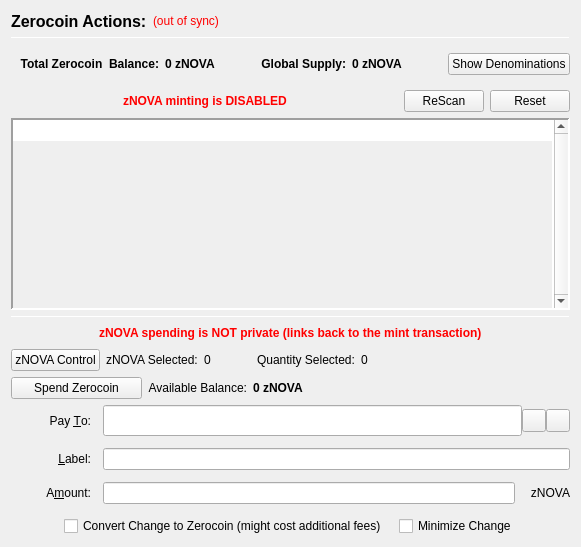
                  <widget class="QFrame" name="verticalFrameLeft">
                   <layout class="QVBoxLayout" name="verticalLayout_2">
                    <item>
                     <layout class="QVBoxLayout" name="verticalLayout_3">
                      <item>
                       <layout class="QHBoxLayout" name="horizontalLayout_3">
                        <item>
                         <widget class="QLabel" name="labelzNOVAActions">
                          <property name="font">
                           <font>
                            <pointsize>12</pointsize>
                            <weight>75</weight>
                            <bold>true</bold>
                           </font>
                          </property>
                          <property name="text">
                           <string>Zerocoin Actions:</string>
                          </property>
                          <property name="alignment">
                           <set>Qt::AlignLeading|Qt::AlignLeft|Qt::AlignVCenter</set>
                          </property>
                         </widget>
                        </item>
                        <item>
                         <widget class="QLabel" name="labelzNOVASyncStatus">
                          <property name="toolTip">
                           <string>The displayed information may be out of date. Your wallet automatically synchronizes with the Novacash network after a connection is established, but this process has not completed yet.</string>
                          </property>
                          <property name="styleSheet">
                           <string notr="true">QLabel { color: red; }</string>
                          </property>
                          <property name="text">
                           <string notr="true">(out of sync)</string>
                          </property>
                          <property name="alignment">
                           <set>Qt::AlignLeading|Qt::AlignLeft|Qt::AlignVCenter</set>
                          </property>
                         </widget>
                        </item>
                        <item>
                         <spacer name="horizontalSpacer">
                          <property name="orientation">
                           <enum>Qt::Horizontal</enum>
                          </property>
                          <property name="sizeHint" stdset="0">
                           <size>
                            <width>40</width>
                            <height>20</height>
                           </size>
                          </property>
                         </spacer>
                        </item>
                       </layout>
                      </item>
                      <item>
                       <widget class="Line" name="lineUpperLeft">
                        <property name="minimumSize">
                         <size>
                          <width>0</width>
                          <height>1</height>
                         </size>
                        </property>
                        <property name="maximumSize">
                         <size>
                          <width>16777215</width>
                          <height>1</height>
                         </size>
                        </property>
                        <property name="frameShadow">
                         <enum>QFrame::Sunken</enum>
                        </property>
                        <property name="orientation">
                         <enum>Qt::Horizontal</enum>
                        </property>
                       </widget>
                      </item>
                      <item>
                       <widget class="QFrame" name="balanceSupplyFrame">
                        <layout class="QHBoxLayout" name="horizontalLayout_2" stretch="0,0,0,1,0">
                         <property name="rightMargin">
                          <number>0</number>
                         </property>
                         <item>
                          <layout class="QHBoxLayout" name="horizontalLayout_34">
                           <item>
                            <widget class="QLabel" name="labelzAvailableText_3">
                             <property name="font">
                              <font>
                               <weight>75</weight>
                               <bold>true</bold>
                              </font>
                             </property>
                             <property name="toolTip">
                              <string>Total Balance including unconfirmed and immature zNOVA</string>
                             </property>
                             <property name="text">
                              <string>Total Zerocoin  Balance:</string>
                             </property>
                             <property name="alignment">
                              <set>Qt::AlignRight|Qt::AlignTrailing|Qt::AlignVCenter</set>
                             </property>
                            </widget>
                           </item>
                           <item>
                            <widget class="QLabel" name="labelzAvailableAmount_4">
                             <property name="minimumSize">
                              <size>
                               <width>40</width>
                               <height>0</height>
                              </size>
                             </property>
                             <property name="font">
                              <font>
                               <weight>75</weight>
                               <bold>true</bold>
                              </font>
                             </property>
                             <property name="toolTip">
                              <string>Total Balance including unconfirmed and immature zNOVA</string>
                             </property>
                             <property name="text">
                              <string>0 zNOVA</string>
                             </property>
                             <property name="alignment">
                              <set>Qt::AlignLeading|Qt::AlignLeft|Qt::AlignVCenter</set>
                             </property>
                            </widget>
                           </item>
                          </layout>
                         </item>
                         <item>
                          <spacer name="horizontalSpacer_32">
                           <property name="orientation">
                            <enum>Qt::Horizontal</enum>
                           </property>
                           <property name="sizeHint" stdset="0">
                            <size>
                             <width>40</width>
                             <height>20</height>
                            </size>
                           </property>
                          </spacer>
                         </item>
                         <item>
                          <layout class="QHBoxLayout" name="horizontalLayout_35">
                           <item>
                            <widget class="QLabel" name="labelZsupplyText_2">
                             <property name="font">
                              <font>
                               <weight>75</weight>
                               <bold>true</bold>
                              </font>
                             </property>
                             <property name="text">
                              <string>Global Supply:</string>
                             </property>
                             <property name="alignment">
                              <set>Qt::AlignRight|Qt::AlignTrailing|Qt::AlignVCenter</set>
                             </property>
                            </widget>
                           </item>
                           <item>
                            <widget class="QLabel" name="labelZsupplyAmount_2">
                             <property name="font">
                              <font>
                               <weight>75</weight>
                               <bold>true</bold>
                              </font>
                             </property>
                             <property name="text">
                              <string>0 zNOVA</string>
                             </property>
                            </widget>
                           </item>
                          </layout>
                         </item>
                         <item>
                          <spacer name="horizontalSpacer_31">
                           <property name="orientation">
                            <enum>Qt::Horizontal</enum>
                           </property>
                           <property name="sizeHint" stdset="0">
                            <size>
                             <width>40</width>
                             <height>20</height>
                            </size>
                           </property>
                          </spacer>
                         </item>
                         <item>
                          <widget class="QPushButton" name="pushButtonShowDenoms">
                           <property name="toolTip">
                            <string>Show zNOVA denominations list</string>
                           </property>
                           <property name="text">
                            <string>Show Denominations</string>
                           </property>
                          </widget>
                         </item>
                        </layout>
                       </widget>
                      </item>
                      <item>
                       <layout class="QHBoxLayout" name="horizontalLayout_4">
                        <item>
                         <spacer name="horizontalSpacer_2">
                          <property name="orientation">
                           <enum>Qt::Horizontal</enum>
                          </property>
                          <property name="sizeHint" stdset="0">
                           <size>
                            <width>40</width>
                            <height>20</height>
                           </size>
                          </property>
                         </spacer>
                        </item>
                        <item>
                         <widget class="QLabel" name="label">
                          <property name="styleSheet">
                           <string notr="true">color: red;
font-weight: bold;</string>
                          </property>
                          <property name="text">
                           <string>zNOVA minting is DISABLED</string>
                          </property>
                         </widget>
                        </item>
                        <item>
                         <spacer name="horizontalSpacer_3">
                          <property name="orientation">
                           <enum>Qt::Horizontal</enum>
                          </property>
                          <property name="sizeHint" stdset="0">
                           <size>
                            <width>40</width>
                            <height>20</height>
                           </size>
                          </property>
                         </spacer>
                        </item>
                        <item>
                         <widget class="QPushButton" name="pushButtonMintReset">
                          <property name="maximumSize">
                           <size>
                            <width>80</width>
                            <height>16777215</height>
                           </size>
                          </property>
                          <property name="toolTip">
                           <string>Rescan the complete blockchain for  Zerocoin mints and their meta-data.</string>
                          </property>
                          <property name="text">
                           <string>ReScan</string>
                          </property>
                         </widget>
                        </item>
                        <item>
                         <widget class="QPushButton" name="pushButtonSpentReset">
                          <property name="maximumSize">
                           <size>
                            <width>80</width>
                            <height>16777215</height>
                           </size>
                          </property>
                          <property name="toolTip">
                           <string>Reset Zerocoin Wallet DB. Deletes transactions that did not make it into the blockchain.</string>
                          </property>
                          <property name="text">
                           <string>Reset</string>
                          </property>
                         </widget>
                        </item>
                       </layout>
                      </item>
                      <item>
                       <widget class="QPlainTextEdit" name="TEMintStatus">
                        <property name="font">
                         <font>
                          <pointsize>8</pointsize>
                         </font>
                        </property>
                        <property name="toolTip">
                         <string>Status and/or Mesages from the last Mint Action.</string>
                        </property>
                        <property name="frameShape">
                         <enum>QFrame::Panel</enum>
                        </property>
                        <property name="frameShadow">
                         <enum>QFrame::Sunken</enum>
                        </property>
                        <property name="lineWidth">
                         <number>2</number>
                        </property>
                        <property name="midLineWidth">
                         <number>2</number>
                        </property>
                        <property name="verticalScrollBarPolicy">
                         <enum>Qt::ScrollBarAlwaysOn</enum>
                        </property>
                        <property name="horizontalScrollBarPolicy">
                         <enum>Qt::ScrollBarAlwaysOff</enum>
                        </property>
                        <property name="readOnly">
                         <bool>true</bool>
                        </property>
                        <property name="plainText">
                         <string notr="true"/>
                        </property>
                        <property name="backgroundVisible">
                         <bool>true</bool>
                        </property>
                       </widget>
                      </item>
                      <item>
                       <widget class="Line" name="line">
                        <property name="minimumSize">
                         <size>
                          <width>0</width>
                          <height>1</height>
                         </size>
                        </property>
                        <property name="maximumSize">
                         <size>
                          <width>16777215</width>
                          <height>1</height>
                         </size>
                        </property>
                        <property name="orientation">
                         <enum>Qt::Horizontal</enum>
                        </property>
                       </widget>
                      </item>
                      <item>
                       <layout class="QHBoxLayout" name="horizontalLayout_7">
                        <item>
                         <spacer name="horizontalSpacer_18">
                          <property name="orientation">
                           <enum>Qt::Horizontal</enum>
                          </property>
                          <property name="sizeHint" stdset="0">
                           <size>
                            <width>40</width>
                            <height>20</height>
                           </size>
                          </property>
                         </spacer>
                        </item>
                        <item>
                         <widget class="QLabel" name="label_2">
                          <property name="styleSheet">
                           <string notr="true">color: red;
font-weight: bold;</string>
                          </property>
                          <property name="text">
                           <string>zNOVA spending is NOT private (links back to the mint transaction)</string>
                          </property>
                         </widget>
                        </item>
                        <item>
                         <spacer name="horizontalSpacer_30">
                          <property name="orientation">
                           <enum>Qt::Horizontal</enum>
                          </property>
                          <property name="sizeHint" stdset="0">
                           <size>
                            <width>40</width>
                            <height>20</height>
                           </size>
                          </property>
                         </spacer>
                        </item>
                       </layout>
                      </item>
                      <item>
                       <layout class="QHBoxLayout" name="horizontalLayout_24">
                        <property name="leftMargin">
                         <number>0</number>
                        </property>
                        <property name="bottomMargin">
                         <number>0</number>
                        </property>
                        <item>
                         <widget class="QPushButton" name="pushButtonZPivControl">
                          <property name="text">
                           <string>zNOVA Control</string>
                          </property>
                         </widget>
                        </item>
                        <item>
                         <widget class="QLabel" name="labelzPivSelected">
                          <property name="text">
                           <string>zNOVA Selected:</string>
                          </property>
                         </widget>
                        </item>
                        <item>
                         <widget class="QLabel" name="labelzPivSelected_int">
                          <property name="text">
                           <string>0</string>
                          </property>
                         </widget>
                        </item>
                        <item>
                         <spacer name="horizontalSpacer_17">
                          <property name="orientation">
                           <enum>Qt::Horizontal</enum>
                          </property>
                          <property name="sizeType">
                           <enum>QSizePolicy::Fixed</enum>
                          </property>
                          <property name="sizeHint" stdset="0">
                           <size>
                            <width>40</width>
                            <height>20</height>
                           </size>
                          </property>
                         </spacer>
                        </item>
                        <item>
                         <widget class="QLabel" name="labelQuantitySelected">
                          <property name="text">
                           <string>Quantity Selected:</string>
                          </property>
                         </widget>
                        </item>
                        <item>
                         <widget class="QLabel" name="labelQuantitySelected_int">
                          <property name="text">
                           <string>0</string>
                          </property>
                         </widget>
                        </item>
                        <item>
                         <spacer name="horizontalSpacer_19">
                          <property name="orientation">
                           <enum>Qt::Horizontal</enum>
                          </property>
                          <property name="sizeHint" stdset="0">
                           <size>
                            <width>40</width>
                            <height>20</height>
                           </size>
                          </property>
                         </spacer>
                        </item>
                       </layout>
                      </item>
                      <item>
                       <layout class="QHBoxLayout" name="horizontalLayout_6">
                        <item>
                         <widget class="QPushButton" name="pushButtonSpendzNOVA">
                          <property name="minimumSize">
                           <size>
                            <width>131</width>
                            <height>0</height>
                           </size>
                          </property>
                          <property name="toolTip">
                           <string>Spend Zerocoin. Without 'Pay To:' address creates payments to yourself.</string>
                          </property>
                          <property name="text">
                           <string>Spend Zerocoin</string>
                          </property>
                         </widget>
                        </item>
                        <item>
                         <widget class="QLabel" name="labelzNOVABalanceText">
                          <property name="toolTip">
                           <string>Available (mature and spendable) zNOVA for spending</string>
                          </property>
                          <property name="text">
                           <string>Available Balance:</string>
                          </property>
                          <property name="alignment">
                           <set>Qt::AlignRight|Qt::AlignTrailing|Qt::AlignVCenter</set>
                          </property>
                         </widget>
                        </item>
                        <item>
                         <widget class="QLabel" name="labelzAvailableAmount_2">
                          <property name="font">
                           <font>
                            <weight>75</weight>
                            <bold>true</bold>
                           </font>
                          </property>
                          <property name="toolTip">
                           <string>Available (mature and spendable) zNOVA for spending

zNOVA are mature when they have more than 20 confirmations AND more than 2 mints of the same denomination after them were minted</string>
                          </property>
                          <property name="text">
                           <string>0 zNOVA</string>
                          </property>
                          <property name="alignment">
                           <set>Qt::AlignLeading|Qt::AlignLeft|Qt::AlignVCenter</set>
                          </property>
                         </widget>
                        </item>
                        <item>
                         <spacer name="horizontalSpacer_4">
                          <property name="orientation">
                           <enum>Qt::Horizontal</enum>
                          </property>
                          <property name="sizeHint" stdset="0">
                           <size>
                            <width>40</width>
                            <height>20</height>
                           </size>
                          </property>
                         </spacer>
                        </item>
                       </layout>
                      </item>
                      <item>
                       <layout class="QGridLayout" name="gridLayout_7">
                        <property name="spacing">
                         <number>12</number>
                        </property>
                        <item row="0" column="0">
                         <widget class="QLabel" name="payToLabel">
                          <property name="minimumSize">
                           <size>
                            <width>80</width>
                            <height>0</height>
                           </size>
                          </property>
                          <property name="text">
                           <string>Pay &amp;To:</string>
                          </property>
                          <property name="alignment">
                           <set>Qt::AlignRight|Qt::AlignTrailing|Qt::AlignVCenter</set>
                          </property>
                          <property name="buddy">
                           <cstring>payTo</cstring>
                          </property>
                         </widget>
                        </item>
                        <item row="0" column="1">
                         <layout class="QHBoxLayout" name="payToLayout">
                          <property name="spacing">
                           <number>0</number>
                          </property>
                          <item>
                           <widget class="QValidatedLineEdit" name="payTo">
                            <property name="enabled">
                             <bool>true</bool>
                            </property>
                            <property name="minimumSize">
                             <size>
                              <width>0</width>
                              <height>31</height>
                             </size>
                            </property>
                            <property name="toolTip">
                             <string>The Novacash address to send the payment to. Creates local payment to yourself when empty.</string>
                            </property>
                           </widget>
                          </item>
                          <item>
                           <widget class="QToolButton" name="addressBookButton">
                            <property name="toolTip">
                             <string>Choose previously used address</string>
                            </property>
                            <property name="text">
                             <string/>
                            </property>
                            <property name="icon">
                             <iconset resource="../novacash.qrc">
                              <normaloff>:/icons/address-book</normaloff>:/icons/address-book</iconset>
                            </property>
                            <property name="shortcut">
                             <string>Alt+A</string>
                            </property>
                           </widget>
                          </item>
                          <item>
                           <widget class="QToolButton" name="pasteButton">
                            <property name="toolTip">
                             <string>Paste address from clipboard</string>
                            </property>
                            <property name="text">
                             <string/>
                            </property>
                            <property name="icon">
                             <iconset resource="../novacash.qrc">
                              <normaloff>:/icons/editpaste</normaloff>:/icons/editpaste</iconset>
                            </property>
                            <property name="shortcut">
                             <string>Alt+P</string>
                            </property>
                           </widget>
                          </item>
                         </layout>
                        </item>
                        <item row="1" column="0">
                         <widget class="QLabel" name="labelLabel">
                          <property name="minimumSize">
                           <size>
                            <width>80</width>
                            <height>0</height>
                           </size>
                          </property>
                          <property name="text">
                           <string>&amp;Label:</string>
                          </property>
                          <property name="alignment">
                           <set>Qt::AlignRight|Qt::AlignTrailing|Qt::AlignVCenter</set>
                          </property>
                          <property name="buddy">
                           <cstring>addAsLabel</cstring>
                          </property>
                         </widget>
                        </item>
                        <item row="1" column="1">
                         <widget class="QLineEdit" name="addAsLabel">
                          <property name="toolTip">
                           <string>Enter a label for this address to add it to the list of used addresses</string>
                          </property>
                         </widget>
                        </item>
                        <item row="2" column="0">
                         <widget class="QLabel" name="amountLabel">
                          <property name="minimumSize">
                           <size>
                            <width>80</width>
                            <height>0</height>
                           </size>
                          </property>
                          <property name="text">
                           <string>A&amp;mount:</string>
                          </property>
                          <property name="alignment">
                           <set>Qt::AlignRight|Qt::AlignTrailing|Qt::AlignVCenter</set>
                          </property>
                          <property name="buddy">
                           <cstring>zNOVApayAmount</cstring>
                          </property>
                         </widget>
                        </item>
                        <item row="2" column="1">
                         <layout class="QHBoxLayout" name="horizontalLayout_9">
                          <property name="spacing">
                           <number>0</number>
                          </property>
                          <item>
                           <widget class="QLineEdit" name="zNOVApayAmount"/>
                          </item>
                          <item>
                           <widget class="QLabel" name="labelzNOVA">
                            <property name="minimumSize">
                             <size>
                              <width>55</width>
                              <height>0</height>
                             </size>
                            </property>
                            <property name="text">
                             <string>zNOVA</string>
                            </property>
                            <property name="alignment">
                             <set>Qt::AlignRight|Qt::AlignTrailing|Qt::AlignVCenter</set>
                            </property>
                           </widget>
                          </item>
                         </layout>
                        </item>
                        <item row="3" column="0" colspan="2">
                         <layout class="QHBoxLayout" name="horizontalLayout_10">
                          <item>
                           <spacer name="horizontalSpacer_5">
                            <property name="orientation">
                             <enum>Qt::Horizontal</enum>
                            </property>
                            <property name="sizeHint" stdset="0">
                             <size>
                              <width>40</width>
                              <height>20</height>
                             </size>
                            </property>
                           </spacer>
                          </item>
                          <item>
                           <widget class="QCheckBox" name="checkBoxMintChange">
                            <property name="sizePolicy">
                             <sizepolicy hsizetype="MinimumExpanding" vsizetype="Fixed">
                              <horstretch>0</horstretch>
                              <verstretch>0</verstretch>
                             </sizepolicy>
                            </property>
                            <property name="layoutDirection">
                             <enum>Qt::LeftToRight</enum>
                            </property>
                            <property name="text">
                             <string>Convert Change to Zerocoin (might cost additional fees)</string>
                            </property>
                           </widget>
                          </item>
                          <item>
                           <widget class="QCheckBox" name="checkBoxMinimizeChange">
                            <property name="toolTip">
                             <string>If checked, the wallet tries to minimize the returning change instead of minimizing the number of spent denominations.</string>
                            </property>
                            <property name="text">
                             <string>Minimize Change</string>
                            </property>
                           </widget>
                          </item>
                          <item>
                           <spacer name="horizontalSpacer_6">
                            <property name="orientation">
                             <enum>Qt::Horizontal</enum>
                            </property>
                            <property name="sizeHint" stdset="0">
                             <size>
                              <width>40</width>
                              <height>20</height>
                             </size>
                            </property>
                           </spacer>
                          </item>
                         </layout>
                        </item>
                       </layout>
                      </item>
                     </layout>
                    </item>
                   </layout>
                  </widget>
